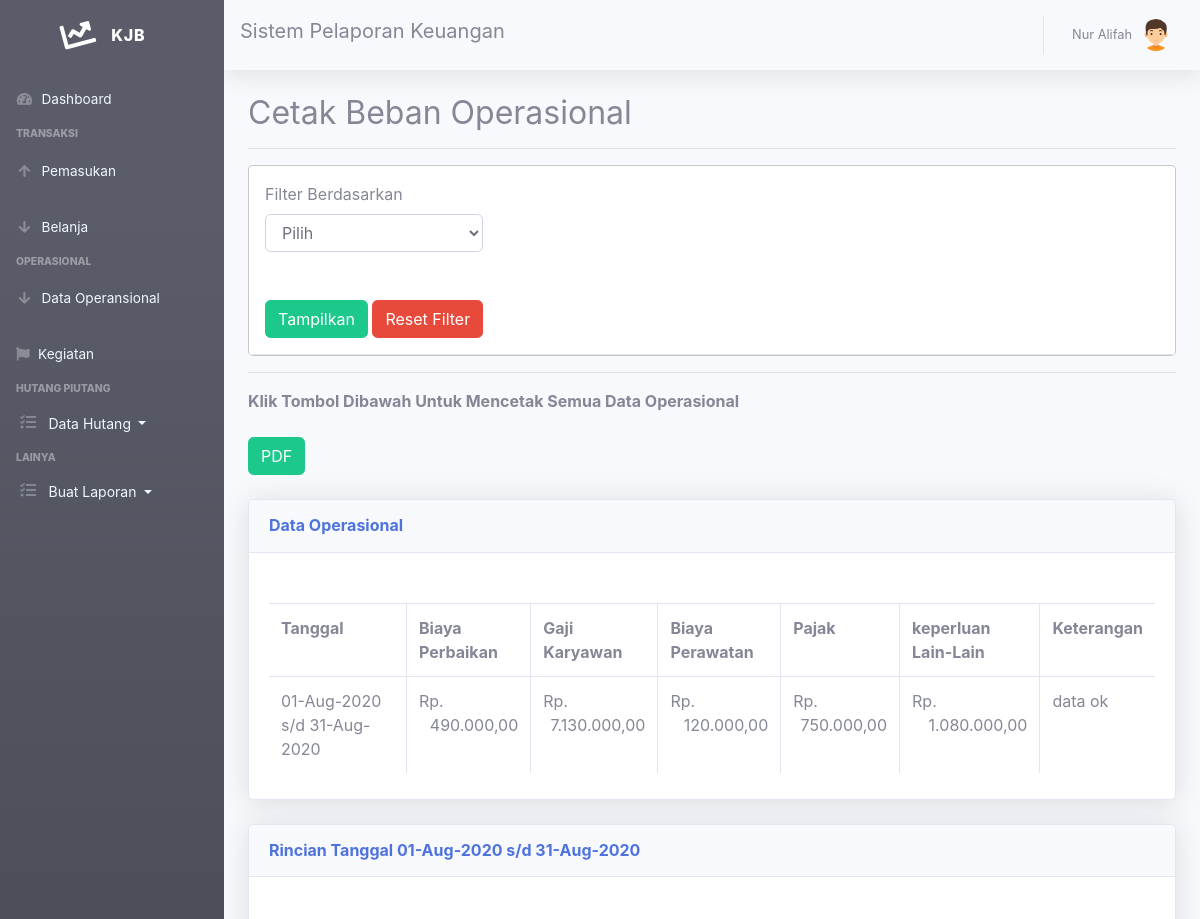
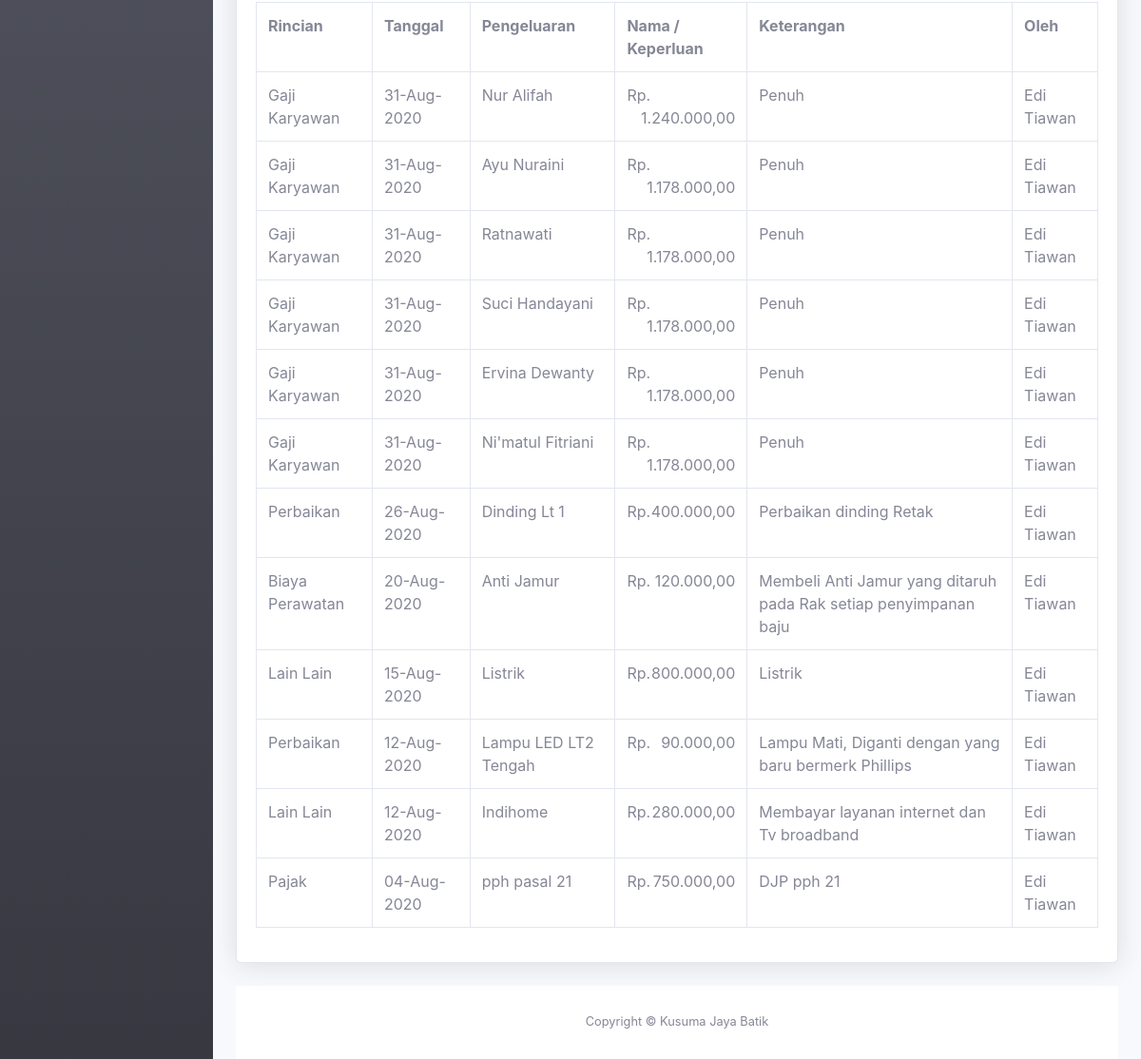
/laporan-operasional.php (signed in), run on the app's committed database (2 pictures, top to bottom).
### tables this page shows
CREATE TABLE `operasional` (
  `id_operasional` int(11) NOT NULL,
  `id_user` int(11) NOT NULL,
  `pajak` int(111) NOT NULL,
  `biaya_perbaikan` int(11) NOT NULL,
  `gaji_karyawan` int(11) NOT NULL,
  `biaya_perawatan` int(11) NOT NULL,
  `tanggalawal` date NOT NULL,
  `tanggalakhir` date NOT NULL,
  `lainlain` int(11) NOT NULL,
  `keterangan` varchar(255) NOT NULL,
  `is_update` enum('0','1','','') NOT NULL
);

CREATE TABLE `detail` (
  `id_detail` int(11) NOT NULL,
  `kd_detail` int(11) NOT NULL,
  `tanggal` date NOT NULL,
  `nama` varchar(255) NOT NULL,
  `pengeluaran` int(111) NOT NULL,
  `keterangan` varchar(255) NOT NULL,
  `id_user` int(11) NOT NULL,
  `is_update` enum('0','1','','') NOT NULL,
  `kt_update` text NOT NULL
);

CREATE TABLE `user` (
  `id_user` int(11) NOT NULL,
  `nama` varchar(40) NOT NULL,
  `username` varchar(40) NOT NULL,
  `password` varchar(40) NOT NULL,
  `no_tlp` char(20) NOT NULL,
  `email` varchar(40) NOT NULL,
  `jabatan` varchar(50) NOT NULL,
  `alamat` varchar(255) NOT NULL,
  `is_active` enum('0','1','','') NOT NULL,
  `is_hidden` enum('0','1','','') NOT NULL,
  `kdreset` int(11) NOT NULL
);

### laporan-operasional.php (the view, shortened to what this page needs)
<!DOCTYPE html>
<html lang="en">
<head>
  <link href="vendor/fontawesome-free/css/all.min.css" rel="stylesheet" type="text/css">
  <link href="css/sb-admin-2.min.css" rel="stylesheet">
  <link href="vendor/datatables/dataTables.bootstrap4.min.css" rel="stylesheet">
</head>
<body id="page-top">
<?php
require 'sidebar.php';
 require 'navbar.php';
include "koneksi.php";
?>
<html>
<head>
    <link rel="stylesheet" href="plugin/jquery-ui/jquery-ui.min.css" />
</head>
<body>
  <div class="container-fluid">
    <h2>Cetak Beban Operasional</h2><hr>
      <div class="modal-content">
        <div class="modal-header">
    <form method="get" action="">
        <label>Filter Berdasarkan</label><br>
        <select name="filter" id="filter" class="form-control">
            <option value="">Pilih</option>
        </select>
        <br /><br />
                <?php
                $query = "SELECT YEAR(tanggalawal) AS tahun FROM operasional GROUP BY YEAR(tanggalawal)";
                ?>
        <button type="submit" class="btn btn-success">Tampilkan</button>
        <a href="laporan-operasional.php" class="btn btn-danger">Reset Filter</a>
    </form>
  </div>
</div>
    <hr />
    <?php
    if(isset($_GET['filter']) && ! empty($_GET['filter'])){
        $filter = $_GET['filter'];
        if($filter == '1'){
            $tgl = date('d-m-y', strtotime($_GET['tanggal']));
            echo '<b>Klik Tombol Dibawah Untuk Mencetak Data Beban Operasional tanggal '.$tgl.'</b><br /><br />';
            echo '<a class="btn btn-success" style="color:white;"  href="print-operasional.php?filter=1&tanggal='.$_GET['tanggal'].'"> PDF</a><br /><br />';
            $query = "SELECT * FROM operasional WHERE DATE(tanggalawal)='".$_GET['tanggal']."'";
        }else if($filter == '2'){
            $nama_bulan = array('', 'Januari','Februari','Maret','April','Mei','Juni','Juli','Agustus','September','Oktober','November','Desember');
            echo '<b>Klik Tombol Dibawah Untuk Mencetak Data Beban Operasional Bulan '.$nama_bulan[$_GET['bulan']].' '.$_GET['tahun'].'</b><br /><br />';
            echo '<a class="btn btn-success" style="color:white;" href="print-operasional.php?filter=2&bulan='.$_GET['bulan'].'&tahun='.$_GET['tahun'].'"> PDF</a><br /><br />';
            $query = "SELECT * FROM operasional  WHERE MONTH(tanggalawal)='".$_GET['bulan']."' AND YEAR(tanggalawal)='".$_GET['tahun']."'";
        }else{
            echo '<b>Klik Tombol Dibawah Untuk Mencetak Data Beban Operasional Tahun '.$_GET['tahun'].'</b><br /><br />';
            echo '<a class="btn btn-success" style="color:white;" href="print-operasional.php?filter=3&tahun='.$_GET['tahun'].'"> PDF</a><br /><br />';
            $query = "SELECT * FROM operasional  WHERE YEAR(tanggalawal)='".$_GET['tahun']."'";
        }
    }else{
        echo '<b>Klik Tombol Dibawah Untuk Mencetak Semua Data Operasional</b><br /><br />';
        echo '<a class="btn btn-success" href="print-operasional.php" style="color:white;"> PDF</a><br /><br />';
        $query = "SELECT * FROM operasional WHERE is_update='0' ORDER BY tanggalawal";
    }
    ?>
    <div class="card shadow mb-4">
      <div class="card-header py-3">
              <h6 class="m-0 font-weight-bold text-primary">Data Operasional</h6>
            </div>
    <div class="card-body">
    <div class="table-responsive">
    <table class="table table-bordered" id="dataTable" width="100%" cellspacing="0" border="1" cellpadding="8">
    <tr>
        <th>Tanggal </th>
        <th>Biaya Perbaikan</th>
        <th>Gaji Karyawan</th>
        <th>Biaya Perawatan</th>
        <th>Pajak</th>
        <th>keperluan Lain-Lain</th>
        <th>Keterangan</th>
    </tr>
    <?php
    $sql = mysqli_query($connect, $query);
    $row = mysqli_num_rows($sql);
    $awal=0;
    if($row > 0){
        while($data = mysqli_fetch_array($sql)){
            if ($awal==0) {
                $tglawal = $data['tanggalawal'];
               $awal =  date('d-M-Y', strtotime($data['tanggalawal']));
            }
            $tgl = date('d-M-Y', strtotime($data['tanggalawal']));
            $tgl2 = date('d-M-Y', strtotime($data['tanggalakhir']));
            $tglakhir =  $data['tanggalakhir'];
            if ($data['is_update']!=1) {
            echo "<tr>";
            echo "<td>".$tgl." s/d ".$tgl2."</td>";
            echo "<td>"."Rp. <span style='float: right; text-align: right;'>".number_format($data['biaya_perbaikan'],2,',','.')."</span></td>";
            echo "<td>"."Rp. <span style='float: right; text-align: right;'>".number_format($data['gaji_karyawan'],2,',','.')."</span></td>";
            echo "<td>"."Rp. <span style='float: right; text-align: right;'>".number_format($data['biaya_perawatan'],2,',','.')."</span></td>";
             echo "<td>"."Rp. <span style='float: right; text-align: right;'>".number_format($data['pajak'],2,',','.')."</span></td>";
              echo "<td>"."Rp. <span style='float: right; text-align: right;'>".number_format($data['lainlain'],2,',','.')."</td>";
            echo "<td>".$data['keterangan']."</span></td>";
            }
        }
         ?><br><?php
    }else{
        echo "<tr><td colspan='5'>Data tidak ada</td></tr>";
    }
    ?>
    </table>
  </div>
</div>
</div>
    <div class="card shadow mb-4">
      <div class="card-header py-3">
              <h6 class="m-0 font-weight-bold text-primary">Rincian Tanggal <?php echo $awal." s/d ".$tgl2; ?></h6>
            </div>
    <div class="card-body">
    <div class="table-responsive">
    <table class="table table-bordered" id="dataTable" width="100%" cellspacing="0" border="1" cellpadding="8">
    <tr>
        <th>Rincian </th>
        <th>Tanggal</th>
        <th>Pengeluaran</th>
        <th>Nama / Keperluan</th>
        <th>Keterangan</th>
        <th>Oleh</th>
    </tr>
    <?php
    $query = "select detail.id_detail as id_detail , detail.kd_detail as kd_detail, detail.tanggal as tanggal , detail.nama as nama, detail.pengeluaran as pengeluaran, detail.keterangan as keterangan ,  detail.id_user as id_user,  detail.is_update as is_update, user.nama as usernama FROM detail inner join user where (tanggal between '".$tglawal."' and '".$tglakhir."') AND detail.id_user = user.id_user and user.id_user = detail.id_user order by tanggal desc ";
    $sql = mysqli_query($connect, $query);
    $row = mysqli_num_rows($sql);
    if($row > 0){
        while($data = mysqli_fetch_array($sql)){
            $tgl = date('d-M-Y', strtotime($data['tanggal']));
            if ($data['is_update']!=1) {
            echo "<tr>";
            if ($data['kd_detail']==1) {
              echo "<td>"."Perbaikan"."</td>";
            }
            if ($data['kd_detail']==2) {
              echo "<td>"."Gaji Karyawan"."</td>";
            }
            if ($data['kd_detail']==3) {
              echo "<td>"."Biaya Perawatan"."</td>";
            }
            if ($data['kd_detail']==4) {
              echo "<td>"."Pajak"."</td>";
            }
            if ($data['kd_detail']==5) {
              echo "<td>"."Lain Lain"."</td>";
            }
            echo "<td>".$tgl."</td>";
            echo "<td>".$data['nama']."</td>";
            echo "<td>"."Rp. <span style='float: right; text-align: right;'>".number_format($data['pengeluaran'],2,',','.')."</span> </td>";
            echo "<td>".$data['keterangan']."</td>";
            echo "<td>".$data['usernama']."</td>";
            }
        }
         ?><br><?php
    }else{
        echo "<tr><td colspan='5'>Data tidak ada</td></tr>";
    }
    ?>
    </table>
  </div>
</div>
</div>
<?php require 'footer.php'?>
    </div>
</body>
</html>
</body>
</html>

### data on the page
operasional: tanggalawal "01-Aug-2020", tanggalakhir "31-Aug-2020", biaya_perbaikan "490.000,00", gaji_karyawan "7.130.000,00", biaya_perawatan "120.000,00", pajak "750.000,00", lainlain "1.080.000,00", keterangan "data ok"
detail: kd_detail "Gaji Karyawan", tanggal "31-Aug-2020", nama "Nur Alifah", pengeluaran "1.240.000,00", keterangan "Penuh", id_user.nama "Edi Tiawan"
detail: kd_detail "Gaji Karyawan", tanggal "31-Aug-2020", nama "Ayu Nuraini", pengeluaran "1.178.000,00", keterangan "Penuh", id_user.nama "Edi Tiawan"
detail: kd_detail "Gaji Karyawan", tanggal "31-Aug-2020", nama "Ratnawati", pengeluaran "1.178.000,00", keterangan "Penuh", id_user.nama "Edi Tiawan"
detail: kd_detail "Gaji Karyawan", tanggal "31-Aug-2020", nama "Suci Handayani", pengeluaran "1.178.000,00", keterangan "Penuh", id_user.nama "Edi Tiawan"
detail: kd_detail "Gaji Karyawan", tanggal "31-Aug-2020", nama "Ervina Dewanty", pengeluaran "1.178.000,00", keterangan "Penuh", id_user.nama "Edi Tiawan"
detail: kd_detail "Gaji Karyawan", tanggal "31-Aug-2020", nama "Ni'matul Fitriani", pengeluaran "1.178.000,00", keterangan "Penuh", id_user.nama "Edi Tiawan"
detail: kd_detail "Perbaikan", tanggal "26-Aug-2020", nama "Dinding Lt 1", pengeluaran "400.000,00", keterangan "Perbaikan dinding Retak", id_user.nama "Edi Tiawan"
detail: kd_detail "Biaya Perawatan", tanggal "20-Aug-2020", nama "Anti Jamur", pengeluaran "120.000,00", keterangan "Membeli Anti Jamur yang ditaruh pada Rak setiap penyimpanan baju", id_user.nama "Edi Tiawan"
detail: kd_detail "Lain Lain", tanggal "15-Aug-2020", nama "Listrik", pengeluaran "800.000,00", keterangan "Listrik", id_user.nama "Edi Tiawan"
detail: kd_detail "Perbaikan", tanggal "12-Aug-2020", nama "Lampu LED LT2 Tengah", pengeluaran "90.000,00", keterangan "Lampu Mati, Diganti dengan yang baru bermerk Phillips", id_user.nama "Edi Tiawan"
detail: kd_detail "Lain Lain", tanggal "12-Aug-2020", nama "Indihome", pengeluaran "280.000,00", keterangan "Membayar layanan internet dan Tv broadband", id_user.nama "Edi Tiawan"
detail: kd_detail "Pajak", tanggal "04-Aug-2020", nama "pph pasal 21", pengeluaran "750.000,00", keterangan "DJP pph 21", id_user.nama "Edi Tiawan"

### other printed values
$_SESSION['nama'] "Nur Alifah"
